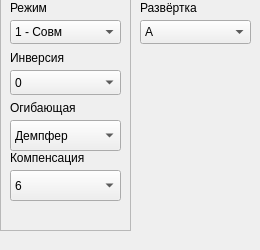
    <widget class="QWidget" name="page_2">
     <widget class="QFrame" name="frame_com">
      <property name="geometry">
       <rect>
        <x>0</x>
        <y>-10</y>
        <width>131</width>
        <height>241</height>
       </rect>
      </property>
      <property name="frameShape">
       <enum>QFrame::StyledPanel</enum>
      </property>
      <property name="frameShadow">
       <enum>QFrame::Raised</enum>
      </property>
      <widget class="QComboBox" name="comboBox_com_mode">
       <property name="geometry">
        <rect>
         <x>10</x>
         <y>30</y>
         <width>111</width>
         <height>24</height>
        </rect>
       </property>
       <item>
        <property name="text">
         <string>1 - Совм</string>
        </property>
       </item>
       <item>
        <property name="text">
         <string>50</string>
        </property>
       </item>
       <item>
        <property name="text">
         <string>75</string>
        </property>
       </item>
      </widget>
      <widget class="QLabel" name="label_com_inversion">
       <property name="geometry">
        <rect>
         <x>10</x>
         <y>60</y>
         <width>96</width>
         <height>16</height>
        </rect>
       </property>
       <property name="text">
        <string>Инверсия</string>
       </property>
      </widget>
      <widget class="QComboBox" name="comboBox_com_inversion">
       <property name="geometry">
        <rect>
         <x>10</x>
         <y>80</y>
         <width>111</width>
         <height>25</height>
        </rect>
       </property>
       <item>
        <property name="text">
         <string>0</string>
        </property>
       </item>
       <item>
        <property name="text">
         <string>1</string>
        </property>
       </item>
       <item>
        <property name="text">
         <string>2</string>
        </property>
       </item>
      </widget>
      <widget class="QLabel" name="label_com_arc">
       <property name="geometry">
        <rect>
         <x>10</x>
         <y>110</y>
         <width>107</width>
         <height>16</height>
        </rect>
       </property>
       <property name="text">
        <string>Огибающая</string>
       </property>
      </widget>
      <widget class="QComboBox" name="comboBox_com_arc">
       <property name="geometry">
        <rect>
         <x>10</x>
         <y>130</y>
         <width>111</width>
         <height>31</height>
        </rect>
       </property>
       <item>
        <property name="text">
         <string>Демпфер</string>
        </property>
       </item>
       <item>
        <property name="text">
         <string>4</string>
        </property>
       </item>
       <item>
        <property name="text">
         <string>5</string>
        </property>
       </item>
      </widget>
      <widget class="QLabel" name="label_com_compensation">
       <property name="geometry">
        <rect>
         <x>10</x>
         <y>160</y>
         <width>131</width>
         <height>16</height>
        </rect>
       </property>
       <property name="text">
        <string>Компенсация</string>
       </property>
      </widget>
      <widget class="QComboBox" name="comboBox_com_compensation">
       <property name="geometry">
        <rect>
         <x>10</x>
         <y>180</y>
         <width>111</width>
         <height>31</height>
        </rect>
       </property>
       <item>
        <property name="text">
         <string>6</string>
        </property>
       </item>
       <item>
        <property name="text">
         <string>7</string>
        </property>
       </item>
       <item>
        <property name="text">
         <string>8</string>
        </property>
       </item>
      </widget>
      <widget class="QLabel" name="label_com_mode">
       <property name="geometry">
        <rect>
         <x>10</x>
         <y>10</y>
         <width>101</width>
         <height>16</height>
        </rect>
       </property>
       <property name="text">
        <string>Режим</string>
       </property>
      </widget>
     </widget>
     <widget class="QLabel" name="label_com_razvertka">
      <property name="geometry">
       <rect>
        <x>140</x>
        <y>0</y>
        <width>101</width>
        <height>16</height>
       </rect>
      </property>
      <property name="text">
       <string>Развёртка</string>
      </property>
     </widget>
     <widget class="QComboBox" name="comboBox_com_razvertka">
      <property name="geometry">
       <rect>
        <x>140</x>
        <y>20</y>
        <width>111</width>
        <height>24</height>
       </rect>
      </property>
      <item>
       <property name="text">
        <string>А</string>
       </property>
      </item>
      <item>
       <property name="text">
        <string>В</string>
       </property>
      </item>
      <item>
       <property name="text">
        <string>С</string>
       </property>
      </item>
     </widget>
    </widget>
